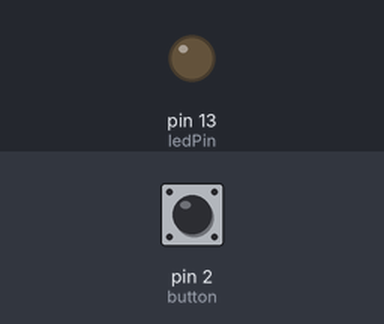
Bench run of a sketch on a simulated Arduino Uno, built with avr-gcc and run on an emulated ATmega328P. Parts: output pins drawn as LEDs (lit = HIGH). The test bench sets the inputs (shaded band); at power-on: pin 2 (button) HIGH.

Above: at 1.2 s.
1.3 s: pin 2 (button) pulled LOW for 0.15 s
At 2.0 s:
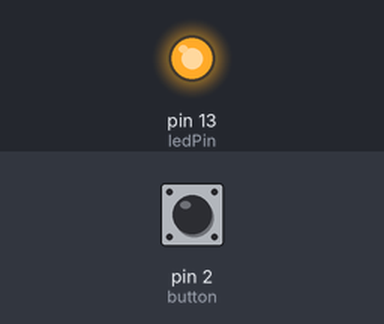
2.9 s: pin 2 (button) pulled LOW for 1 s
At 3.2 s:
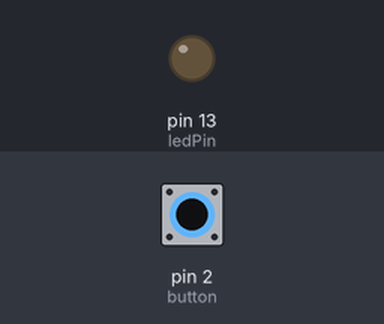
5.4 s: pin 2 (button) pulled LOW for 3.2 s
At 6.3 s:
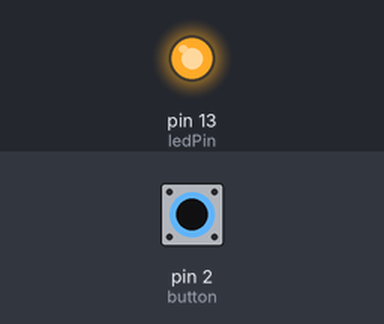
Timing chart, 0 to 8.4 s (numbered marks = the images above; inputs shaded):
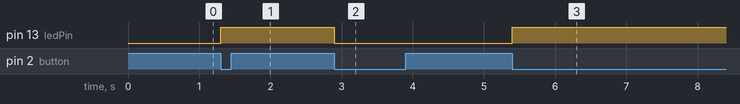

The sketch:

interrupt.ino
```cpp
#define button 2
#define ledPin 13
void setup()
{
 pinMode(button,INPUT_PULLUP);
 pinMode(ledPin, OUTPUT);
 attachInterrupt(0, EXTI0_ISR, FALLING);
}
void loop()
{
}
void EXTI0_ISR()
{
 digitalWrite(ledPin, !digitalRead(ledPin)); // Toggle LED
 delay(150);
}
```

Measured:
- after the input at 1.3 s, pin 13 (ledPin): LOW → HIGH at once
- after the input at 2.9 s, pin 13 (ledPin): HIGH → LOW at once
- after the input at 5.4 s, pin 13 (ledPin): LOW → HIGH at once
